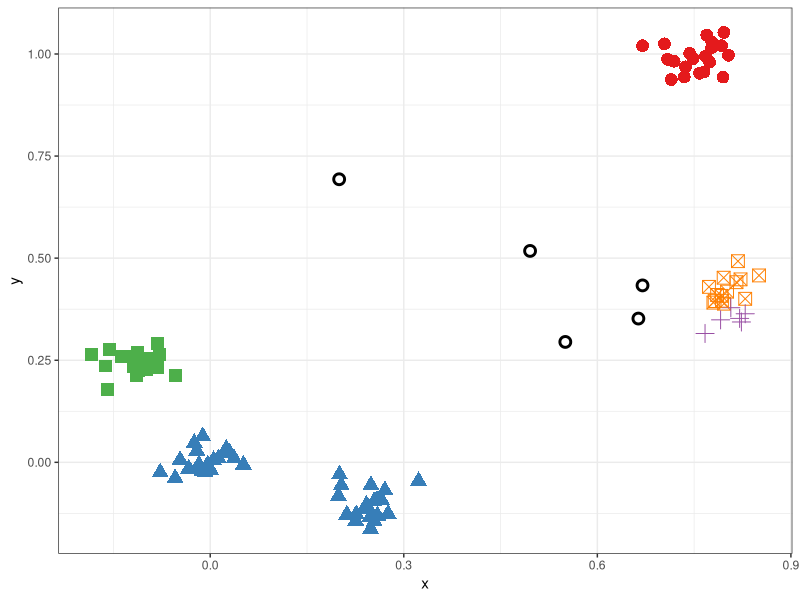

This figure's R source: (Note: this script raises an error after producing the figure.)
## Classic Clustering

rm(list=ls())
library(ggplot2)

make_simple_clusters = function(p=100, sigma=0.1, seed=12345) {
  mu1 = matrix(0,1,2)
  mu2 = matrix(c(0.75,1),1,2)
  mu3 = matrix(c(-0.1,0.25),1,2)
  mu4 = matrix(c(0.25,-0.1),1,2)
  mu5 = matrix(c(0.8,0.4),1,2)
  
  
  n = floor(p/5)
  X = matrix(0,2,p)
  X[,1:n] = matrix(mu1,2,n) + sigma*matrix(rnorm(2*n),2,n)
  X[,(n+1):(2*n)] = matrix(mu2,2,n) +sigma* matrix(rnorm(2*n),2,n)
  X[,(2*n+1):(3*n)] = matrix(mu3,2,n) +sigma* matrix(rnorm(2*n),2,n)
  X[,(3*n+1):(4*n)] = matrix(mu4,2,n) +sigma* matrix(rnorm(2*n),2,n)
  X[,(4*n+1):(5*n)] = matrix(mu5,2,n) +sigma* matrix(rnorm(2*n),2,n)  
  return(X)
}

X = as.data.frame(t(make_simple_clusters(sigma=0.03, seed=1234)))
colnames(X) = c("x","y")
q = ggplot(data=X, aes(x=x,y=y))
q = q + geom_point(size=4)

set.seed(123)
theta = runif(n=5,min=0,max=2*pi)
r = runif(n=5,min=0,max=0.4)
centers = data.frame(x=r*cos(theta)+0.5,y=r*sin(theta)+0.5)

Lloyd_sol = kmeans(X,centers=centers, algorithm="Lloyd")
X_Lloyd = X
X_Lloyd$cluster = factor(Lloyd_sol$cluster)
q = ggplot(data=X_Lloyd,aes(x=x,y=y))
q = q + geom_point(aes(shape=cluster, colour=cluster), size=4) + scale_colour_brewer(palette="Set1")
q = q + geom_point(data=centers, aes(x=x,y=y), colour='black', size=4) + geom_point(data=centers, colour="grey100", size = 2)
q + theme_bw() + theme(legend.position = "none") 
ggsave(filename="../Manuscript/kmeans.pdf",width=8,height=8)

## Perform convex clustering
X = t(X)
q = nrow(X)
p = ncol(X)
nK = p*(p-1)/2
k = seq(1,nK,1)
w = kernel_weights(X,1)
gamma = 0.01
nu = (2/nK)*0.99

Lambda = matrix(0,q,nK)

system.time({sol = convex_cluster(X,Lambda,w,nu,gamma,tol=1e-5,max_iter=1e4)})

## Visualize the loss
library(reshape2)
loss_data = data.frame(Iteration=1:sol$iterations, primal=sol$primal, dual=sol$dual)
loss_data = melt(loss_data, id.vars=c('Iteration'))

loss_plot = ggplot(data=loss_data, aes(x=Iteration, y=value))
loss_plot = loss_plot + geom_point(aes(colour=variable, shape=variable))
loss_plot + theme_bw()

## Visualize the data + shrunken centroids
centers = data.frame(x=sol$U[1,],y=sol$U[2,])
X_data = as.data.frame(t(X))
colnames(X_data) = c("x","y")
data_plot = ggplot(data=X_data,aes(x=x,y=y))
data_plot = data_plot + geom_point(size=4)
data_plot = data_plot + geom_point(data=centers, aes(x=x,y=y), size=4, colour='red')
data_plot + theme_bw() + theme(legend.position = "none") 

## Example: Sparse centers

X1 = make_2d_sparse_clusters(shift=-15,n=10,seed=123)
X2 = make_2d_sparse_clusters(shift=15,n=10,seed=1234)

X = as.data.frame(rbind(X1,X2))
rm(list=c("X1","X2"))
colnames(X) = c("x","y")
kmeans_sol = kmeans(X,2)

X_kmeans = X
X_kmeans$cluster = factor(kmeans_sol$cluster)
q = ggplot(data=X_kmeans,aes(x=x,y=y))
q = q + geom_point(aes(shape=cluster, colour=cluster), size=4) + scale_colour_brewer(palette="Set1")
q + theme_bw() + theme(legend.position = "none") 
